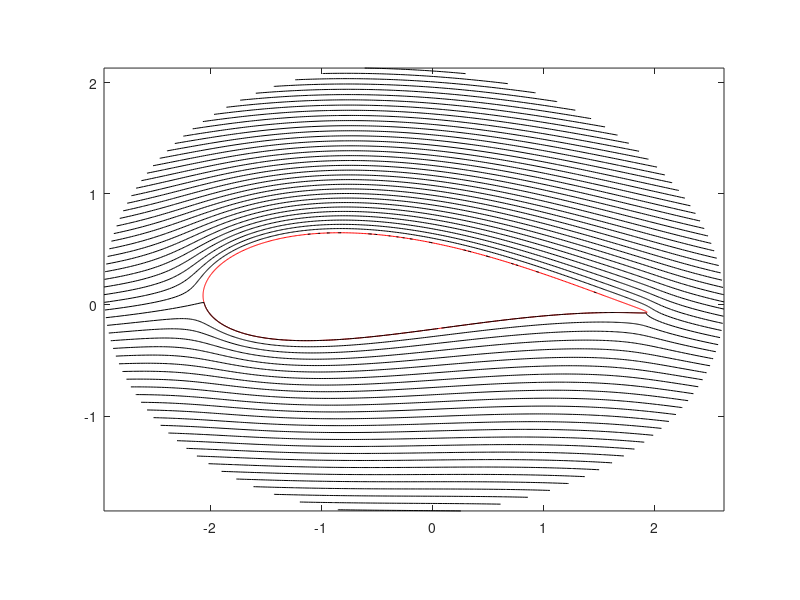

Write the MATLAB code that produced this figure.
clear;clc; clf
V = 1;
mu = 1; gam = -2;
a = -2; a = a*pi/180; 
e = 0.2;
f = .1;
te = .05; 
n = 2 - te; 
tea = (n^2-1)/3; 

R = 1 + e;
theta = 0:pi/400:2*pi;  
y = R * sin(theta) ;   
x = R * cos(theta);
zeta = (x - e) + j.*(y + f);
rot = exp(j*a); 
whoop = rot .* (zeta + tea*1./zeta); 
airx = real(whoop); airy = imag(whoop);
plot(airx, airy, 'r'), axis image, hold on

rads = R:.05:2*R

for m = 1:length(theta)
    for n = 1:length(rads)  
         xp = rads(n)*cos(theta(m));
         yp = rads(n)*sin(theta(m));
         
         z = (xp - e) + j.*(yp + f);
         rot = exp(j*a); 
         w = rot .* (z + tea*1./z); 
         xnew = real(w);
         ynew = imag(w);
        
        xx(m,n) = xnew; yy(m,n) = ynew;
        psis(m,n) = V * yp/R - mu * (yp/R)/((xp/R)^2+(yp/R)^2) ...
           - (gam/4/pi)*log((xp/R)^2+(yp/R)^2);

        %psis(m,n) = V * ynew - mu * ynew/(xnew^2+(ynew+.01)^2) ...
         %  - (gam/4/pi)*log(xnew^2+(ynew+.01)^2);
        %phis(m,n) = V * xnew(m) + mu * xnew(m)/(xnew(m)^2+(ynew(n)+.01)^2) ...
        %    + (gam/2/pi)*atan2(ynew(n), xnew(m));
       
        %scatter(xnew,ynew), hold on
    end
end
contour(xx,yy,psis,[-3:.05:3],'k'), axis image